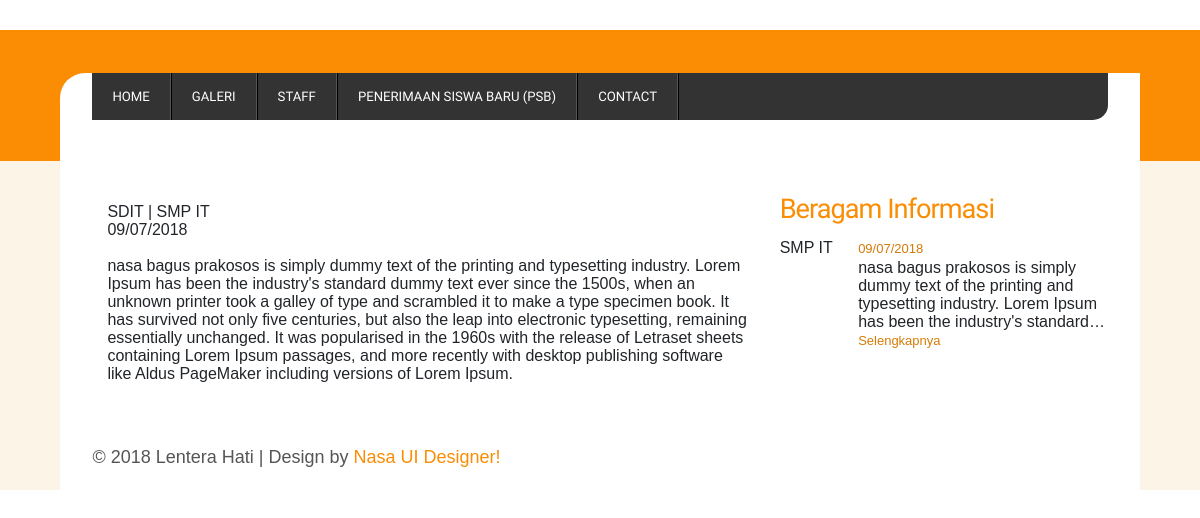
The app's page /index.php/guest/Home/infodetail/1 with its own data.
### tables this page shows
CREATE TABLE `informasi` (
  `id_info` int(10) NOT NULL,
  `jdl_berita` varchar(100) NOT NULL,
  `isi_berita` text NOT NULL,
  `tgl_terbit` date NOT NULL,
  `id_user` int(3) NOT NULL,
  `sekolah_kodesekolah` varchar(5) NOT NULL
);

### application/libraries/Template.php (called while the page is built, shortened)
<?php if ( ! defined('BASEPATH')) exit('No direct script access allowed');
class Template
{
    protected $_ci;
	function __construct() {
		$this->_ci = &get_instance();
	}
	function isi($template, $data=null){
		$this->_ci->load->view('layouts/guest/header_web',$data);
		$this->_ci->load->view($template,$data);
		$this->_ci->load->view('layouts/guest/righbar_web',$data);
		$this->_ci->load->view('layouts/guest/footer_web',$data);
	}
}

### application/controllers/guest/Home.php (called while the page is built, shortened)
<?php
class Home extends CI_Controller {
    public function infodetail($id) {
		$data['row']=$this->Infomodel->getId($id);
		$this->template->isi('guest/data/detailinformasi',$data);
	}
}

### index.php (called while the page is built, shortened)
<?php
require_once BASEPATH.'core/CodeIgniter.php';

### application/models/Infomodel.php (called while the page is built, shortened)
<?php
class Infomodel extends CI_Model {
	function getAll(){
		$query = $this->db->get('informasi');
		return $query->result();
	}
	function getId($id){
		$this->db->where('id_info',$id);
		$hasil = $this->db->get('informasi');
		return $hasil->row();
	}
}

### application/libraries/Bantuan.php (called while the page is built, shortened)
<?php if ( ! defined('BASEPATH')) exit('No direct script access allowed');
class Bantuan {
    private $CI;
	public function __construct(){
	 $this->CI =& get_instance();
	}
	public function getInformasi(){
		$informasi = $this->CI->Infomodel->getAll();
		return $informasi;
	}
}
?>

### application/views/guest/data/detailinformasi.php (the view, shortened to what this page needs)
<div class="main-top">
 <div class="main">
	<div class="section group">
		<div class="col span_2_of_3">
			<h2><strong><?php echo $row->sekolah_kodesekolah; ?> | <?php echo $row->jdl_berita; ?></strong></h2>
			<small><?php echo date('d/m/Y',strtotime($row->tgl_terbit)); ?></small>
			<br>
			<br>
			<p>
				<?php echo $row->isi_berita; ?>
			</p>
        </div>
	</div>

### application/views/layouts/guest/righbar_web.php (shortened to what this page needs)
 <div class="col_1_of_3 span_1_of_3">
	<h3>Beragam Informasi</h3>
	<div class="latest-news-grid">
		<?php
			$informasi = $this->bantuan->getInformasi();
			foreach($informasi as $row) { ?>
			<div class="latest-news-pic">
				<?php echo $row->jdl_berita; ?>
			</div>
			<div class="latest-news-info">
			<a href="#"><?php echo date("d/m/Y",strtotime($row->tgl_terbit)); ?></a>
			<?php echo word_limiter($row->isi_berita,20); ?>
			<a href="<?php echo site_url('guest/Home/infodetail/'.$row->id_info); ?>">Selengkapnya</a>
			</div>
		<div class="clear"> </div><br>
		<?php } ?>
	</div>
</div>

### assets/guest/css/style.css (style rules this page uses)
html,body,div,span,applet,object,iframe,h1,h2,h3,h4,h5,h6,p,blockquote,pre,a,abbr,acronym,address,big,cite,code,del,dfn,em,img,ins,kbd,q,s,samp,small,strike,strong,sub,sup,tt,var,b,u,i,dl,dt,dd,ol,nav ul,nav li,fieldset,form,label,legend,table,caption,tbody,tfoot,thead,tr,th,td,article,aside,canvas,details,embed,figure,figcaption,footer,header,hgroup,menu,nav,output,ruby,section,summary,time,mark,audio,video { margin:0;padding:0;border:0;font-size:100%;font:inherit;vertical-align:baseline; }
a { text-decoration:none; }
body { font-family:Arial, Helvetica, sans-serif; }
.main { padding:3%; }
.main-top { background-color: white; }
.col_1_of_3 { display: block; float:left; margin: 1% 0 1% 1.6%; }
.span_1_of_3 { width: 32.2%; }
.span_1_of_3 h3 { color:#FA8D03; margin-bottom:0.5em; font-size:1.7em; line-height: 1.2; font-family: 'Montserrat Alternates', sans-serif; margin-top: 0px; letter-spacing: -1px; }
.latest-news-pic { float: left; width: 20%; }
.latest-news-info { float: right; width: 76%; }
.latest-news-info a { color: #D67B07; font-size: 13px; line-height: 1.5em; -moz-transition: background 0.3s ease-out; -o-transition: background 0.3s ease-out; -webkit-transition: background 0.3s ease-out; transition: all 0.3s ease-out; }
.col_1_of_3 { display: block; float: left; margin:0% 0 0% 1.6%; }
.col { display: block; float:left; margin: 1% 0 1% 1.6%; }
.col:first-child { margin-left:0; }
.span_2_of_3 { width: 66.1%; }
.span_2_of_3 h3, .span_1_of_3 h3 { color: #FA8D03; margin-bottom: 0.5em; font-size: 1.7em; line-height: 1.2; font-family: 'Montserrat Alternates', sans-serif; margin-top: 0px; letter-spacing: -1px; }

### assets/guest/css/galleryimages.css (style rules this page uses)
body { padding: 30px 0; position: relative; }

### records on screen
informasi: sekolah_kodesekolah "SDIT", jdl_berita "SMP IT", tgl_terbit "09/07/2018", isi_berita "nasa bagus prakosos is simply dummy text of the printing and typesetting industry. Lorem Ipsum has been the industry's standard dummy text ever since the 1500s, when an unknown printer took a galley of type and scrambled it to make a type specimen book. It has survived not only five centuries, but also the leap into electronic typesetting, remaining essentially unchanged. It was popularised in the 1960s with the release of Letraset sheets containing Lorem Ipsum passages, and more recently with desktop publishing software like Aldus PageMaker including versions of Lorem Ipsum.", isi_berita "nasa bagus prakosos is simply dummy text of the printing and typesetting industry. Lorem Ipsum has been the industry's standard…"
